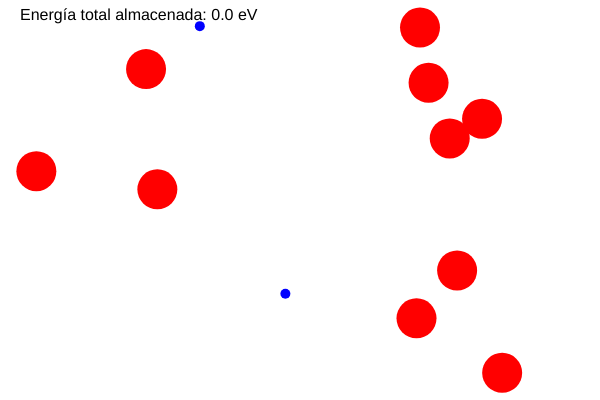
Frame 1 (no input)
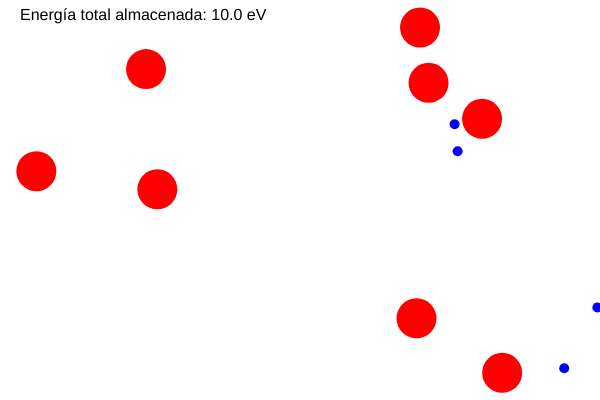
Frame 60 (no input)
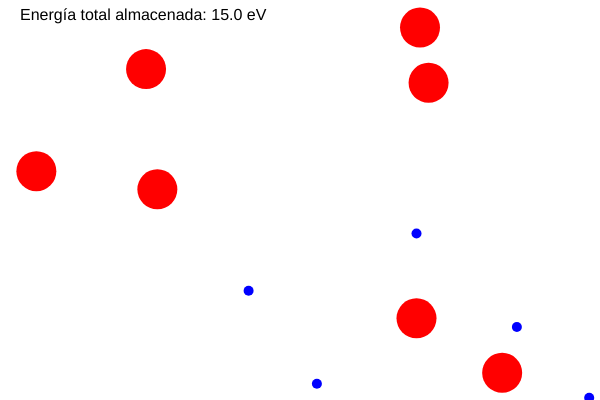
Frame 120 (the mouse pressed at the canvas centre since frame 60)

The p5.js sketch that drew these frames (run headless with seeded random() and noise() and a simulated clock; from frame 60 on, the mouse is pressed at the canvas centre):

// p5.js sketch
// ── sketch.js
/* ***********************************************************
 * ******* SIMULACION LABORATORIO AVANZADO 3 *****************
 * ***********************************************************
 * * Autores: Juan Manuel Albarracin Herrera                 *
 * *          Santiago Ramirez Puentes                       *
 * * Institucion: Universidad de Antioquia                   *
 * * Curso: Laboratorio avanzado 3                           *
 * ***********************************************************/

let nucleos = [];
let neutrones = [];
let energia = []; // Array para almacenar la energía

let nucleosIniciales = 10;
let neutronesIniciales = 2;
let neutronesChocados = 0;
let colisionesTotales = 0; // Contador de colisiones totales
let velocidadNeutrones = 5; // Velocidad inicial de los neutrones

let slider; // Barra deslizadora para la velocidad de los neutrones
let velocidadText; // Elemento HTML para mostrar la velocidad de los neutrones

function setup() {
    createCanvas(600, 400);

    // Crear barra deslizadora para controlar la velocidad de los neutrones
    slider = createSlider(1, 10, velocidadNeutrones, 0.1);
    slider.position(20, height + 50);
    slider.style("width", "560px"); // Establecer el ancho de la barra deslizadora

    // Crear elemento HTML para mostrar la velocidad de los neutrones
    velocidadText = createP();
    velocidadText.position(20, height + 20);

    // Crear núcleos iniciales
    for (let i = 0; i < nucleosIniciales; i++) {
        nucleos.push(new Nucleo(random(width), random(height)));
    }

    // Crear neutrones iniciales
    for (let i = 0; i < neutronesIniciales; i++) {
        neutrones.push(
            new Neutron(random(width), random(height), velocidadNeutrones)
        );
    }
}

function draw() {
    background(255);

    // Actualizar y mostrar núcleos
    for (let nucleo of nucleos) {
        nucleo.display();
    }

    // Actualizar y mostrar neutrones
    for (let neutron of neutrones) {
        neutron.update();
        neutron.display();
    }

    // Comprobar colisiones entre neutrones y núcleos
    for (let i = neutrones.length - 1; i >= 0; i--) {
        for (let j = nucleos.length - 1; j >= 0; j--) {
            if (neutrones[i].intersects(nucleos[j])) {
                neutrones.splice(i, 1); // Eliminar neutrón
                if (nucleos[j].color.levels[0] === 255) {
                    energia.push(5); // Almacenar 5 electronvoltios si es un núcleo rojo
                }
                nucleos[j].fision(); // Realizar fisión nuclear
                neutronesChocados++;
                colisionesTotales++;
                break;
            }
        }
    }

    // Calcular y mostrar la energía total almacenada
    let energiaTotal = energia.reduce((total, current) => total + current, 0);
    textSize(16);
    fill(0);
    text(
        "Energía total almacenada: " + energiaTotal.toFixed(1) + " eV",
        20,
        20
    );

    // Actualizar la velocidad de los neutrones según la posición de la barra deslizadora
    velocidadNeutrones = slider.value();

    // Actualizar el texto de la velocidad de los neutrones
    velocidadText.html(
        "Velocidad de los neutrones: " + velocidadNeutrones.toFixed(1) + " m/s"
    );

    // Detener la simulación si todos los neutrones han chocado con todos los núcleos
    if (colisionesTotales === nucleosIniciales * neutronesIniciales) {
        noLoop();
    }
}

class Nucleo {
    constructor(x, y) {
        this.position = createVector(x, y);
        this.radius = 20;
        this.color = color(255, 0, 0); // Rojo para representar el núcleo
    }

    display() {
        noStroke();
        fill(this.color);
        ellipse(
            this.position.x,
            this.position.y,
            this.radius * 2,
            this.radius * 2
        );
    }

    fision() {
        // Al realizar la fisión nuclear, se crean dos nuevos neutrones
        for (let i = 0; i < 2; i++) {
            neutrones.push(
                new Neutron(
                    this.position.x,
                    this.position.y,
                    velocidadNeutrones
                )
            );
        }
        // Se eliminan los núcleos antiguos
        nucleos.splice(nucleos.indexOf(this), 1);
    }
}

class Neutron {
    constructor(x, y, velocidad) {
        this.position = createVector(x, y);
        this.velocity = p5.Vector.random2D().mult(velocidad); // Velocidad aleatoria
        this.radius = 5;
        this.color = color(0, 0, 255); // Azul para representar el neutrón
    }

    update() {
        this.position.add(this.velocity);

        // Rebotar contra los bordes del canvas
        if (this.position.x < 0 || this.position.x > width) {
            this.velocity.x *= -1;
        }
        if (this.position.y < 0 || this.position.y > height) {
            this.velocity.y *= -1;
        }
    }

    display() {
        noStroke();
        fill(this.color);
        ellipse(
            this.position.x,
            this.position.y,
            this.radius * 2,
            this.radius * 2
        );
    }

    intersects(nucleo) {
        let d = dist(
            this.position.x,
            this.position.y,
            nucleo.position.x,
            nucleo.position.y
        );
        return d < this.radius + nucleo.radius;
    }
}
